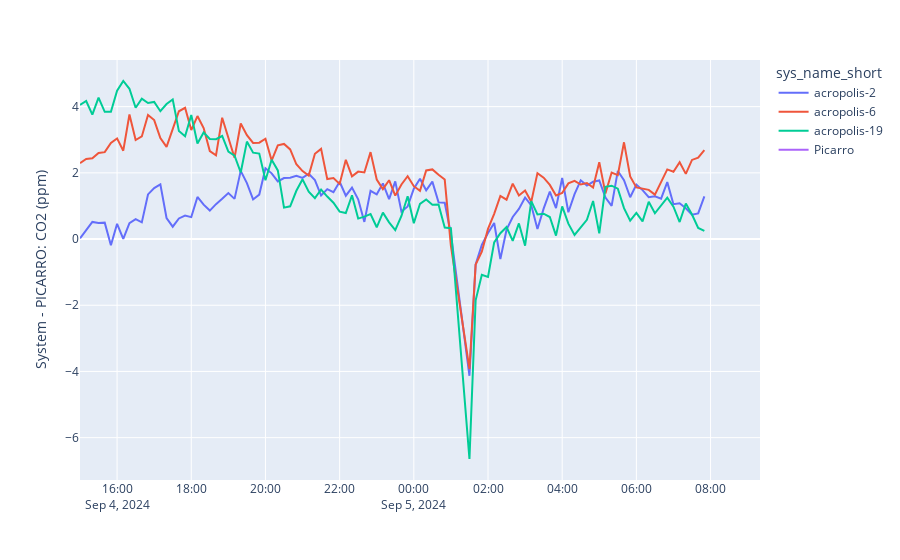

The notebook cell this image was saved under:
### Code cell
fig = px.line(df_plot, x="creation_timestamp", y="diff", color="sys_name_short")
fig.update_layout(
    yaxis_title='System - PICARRO: CO2 (ppm)',
    xaxis_title='',
    title='',
)
fig.show()
